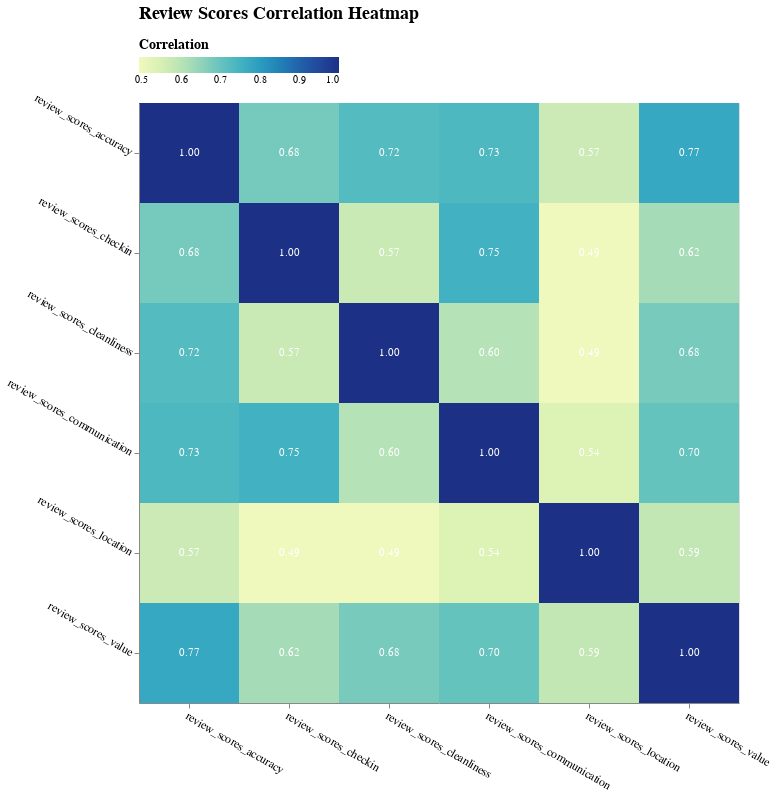

Source (notebook cell):
### Code cell
# Define the review columns to be considered
review_cols = [
    'review_scores_accuracy',
    'review_scores_cleanliness',
    'review_scores_checkin',
    'review_scores_communication',
    'review_scores_location',
    'review_scores_value'
]

# Calculate the correlation matrix and transform it for Altair
result_df = listings_Toronto[review_cols].corr().reset_index().melt(id_vars='index').rename(columns={'index': 'Review Aspect', 'variable': 'Compared Aspect', 'value': 'Correlation'})

# Base chart for heatmap and text
base = alt.Chart(result_df, title='Review Scores Correlation Heatmap').properties(width=600, height=600)

# Heatmap
heatmap = base.mark_rect().encode(
    x=alt.X('Review Aspect:N', title=None),
    y=alt.Y('Compared Aspect:N', title=None),
    color='Correlation:Q'
)

# Text overlay for correlation values
text = base.mark_text(baseline='middle').encode(
    x=alt.X('Review Aspect:N', title=None),
    y=alt.Y('Compared Aspect:N', title=None),
    text=alt.Text('Correlation:Q', format='.2f'),
    color=alt.condition(
        alt.datum.Correlation < 0,
        alt.value('black'),  # Dark text for negative correlations
        alt.value('white')   # Light text for positive correlations
    )
)

# Combine heatmap and text, then configure the visual aspects
final_chart = (heatmap + text).configure_axis(
    labelAngle= 30,
    labelFontSize=12,
).configure_legend(
    orient='top',
    titleFontSize=14,
).configure_title(
    fontSize=18,
    offset=15,
    anchor='start',
    frame='group'
)

final_chart

### Figure 1 — Vega-Lite specification as saved in the notebook (floating-point values rounded to 4 significant figures)
{"config": {"view": {"continuousWidth": 400, "continuousHeight": 300}, "axis": {"labelAngle": 30, "labelFontSize": 12}, "legend": {"orient": "top", "titleFontSize": 14}, "title": {"anchor": "start", "fontSize": 18, "frame": "group", "offset": 15}}, "layer": [{"mark": "rect", "encoding": {"color": {"field": "Correlation", "type": "quantitative"}, "x": {"field": "Review Aspect", "title": null, "type": "nominal"}, "y": {"field": "Compared Aspect", "title": null, "type": "nominal"}}, "height": 600, "title": "Review Scores Correlation Heatmap", "width": 600}, {"mark": {"type": "text", "baseline": "middle"}, "encoding": {"color": {"condition": {"value": "black", "test": "(datum.Correlation < 0)"}, "value": "white"}, "text": {"field": "Correlation", "format": ".2f", "type": "quantitative"}, "x": {"field": "Review Aspect", "title": null, "type": "nominal"}, "y": {"field": "Compared Aspect", "title": null, "type": "nominal"}}, "height": 600, "title": "Review Scores Correlation Heatmap", "width": 600}], "data": {"name": "data-5558bddb99c97573979e552a5c49e2e9"}, "$schema": "https://vega.github.io/schema/vega-lite/v4.17.0.json", "datasets": {"data-5558bddb99c97573979e552a5c49e2e9": [{"Review Aspect": "review_scores_accuracy", "Compared Aspect": "review_scores_accuracy", "Correlation": 1.0}, {"Review Aspect": "review_scores_cleanliness", "Compared Aspect": "review_scores_accuracy", "Correlation": 0.7246}, {"Review Aspect": "review_scores_checkin", "Compared Aspect": "review_scores_accuracy", "Correlation": 0.6802}, {"Review Aspect": "review_scores_communication", "Compared Aspect": "review_scores_accuracy", "Correlation": 0.7332}, {"Review Aspect": "review_scores_location", "Compared Aspect": "review_scores_accuracy", "Correlation": 0.5708}, {"Review Aspect": "review_scores_value", "Compared Aspect": "review_scores_accuracy", "Correlation": 0.7745}, {"Review Aspect": "review_scores_accuracy", "Compared Aspect": "review_scores_cleanliness", "Correlation": 0.7246}, {"Review Aspect": "review_scores_cleanliness", "Compared Aspect": "review_scores_cleanliness", "Correlation": 1.0}, {"Review Aspect": "review_scores_checkin", "Compared Aspect": "review_scores_cleanliness", "Correlation": 0.5737}, {"Review Aspect": "review_scores_communication", "Compared Aspect": "review_scores_cleanliness", "Correlation": 0.6044}, {"Review Aspect": "review_scores_location", "Compared Aspect": "review_scores_cleanliness", "Correlation": 0.4936}, {"Review Aspect": "review_scores_value", "Compared Aspect": "review_scores_cleanliness", "Correlation": 0.6789}, {"Review Aspect": "review_scores_accuracy", "Compared Aspect": "review_scores_checkin", "Correlation": 0.6802}, {"Review Aspect": "review_scores_cleanliness", "Compared Aspect": "review_scores_checkin", "Correlation": 0.5737}, {"Review Aspect": "review_scores_checkin", "Compared Aspect": "review_scores_checkin", "Correlation": 1.0}, {"Review Aspect": "review_scores_communication", "Compared Aspect": "review_scores_checkin", "Correlation": 0.7517}, {"Review Aspect": "review_scores_location", "Compared Aspect": "review_scores_checkin", "Correlation": 0.4924}, {"Review Aspect": "review_scores_value", "Compared Aspect": "review_scores_checkin", "Correlation": 0.6231}, {"Review Aspect": "review_scores_accuracy", "Compared Aspect": "review_scores_communication", "Correlation": 0.7332}, {"Review Aspect": "review_scores_cleanliness", "Compared Aspect": "review_scores_communication", "Correlation": 0.6044}, {"Review Aspect": "review_scores_checkin", "Compared Aspect": "review_scores_communication", "Correlation": 0.7517}, {"Review Aspect": "review_scores_communication", "Compared Aspect": "review_scores_communication", "Correlation": 1.0}, {"Review Aspect": "review_scores_location", "Compared Aspect": "review_scores_communication", "Correlation": 0.5384}, {"Review Aspect": "review_scores_value", "Compared Aspect": "review_scores_communication", "Correlation": 0.7004}, {"Review Aspect": "review_scores_accuracy", "Compared Aspect": "review_scores_location", "Correlation": 0.5708}, {"Review Aspect": "review_scores_cleanliness", "Compared Aspect": "review_scores_location", "Correlation": 0.4936}, {"Review Aspect": "review_scores_checkin", "Compared Aspect": "review_scores_location", "Correlation": 0.4924}, {"Review Aspect": "review_scores_communication", "Compared Aspect": "review_scores_location", "Correlation": 0.5384}, {"Review Aspect": "review_scores_location", "Compared Aspect": "review_scores_location", "Correlation": 1.0}, {"Review Aspect": "review_scores_value", "Compared Aspect": "review_scores_location", "Correlation": 0.5856}, {"Review Aspect": "review_scores_accuracy", "Compared Aspect": "review_scores_value", "Correlation": 0.7745}, {"Review Aspect": "review_scores_cleanliness", "Compared Aspect": "review_scores_value", "Correlation": 0.6789}, {"Review Aspect": "review_scores_checkin", "Compared Aspect": "review_scores_value", "Correlation": 0.6231}, {"Review Aspect": "review_scores_communication", "Compared Aspect": "review_scores_value", "Correlation": 0.7004}, {"Review Aspect": "review_scores_location", "Compared Aspect": "review_scores_value", "Correlation": 0.5856}, {"Review Aspect": "review_scores_value", "Compared Aspect": "review_scores_value", "Correlation": 1.0}]}}
